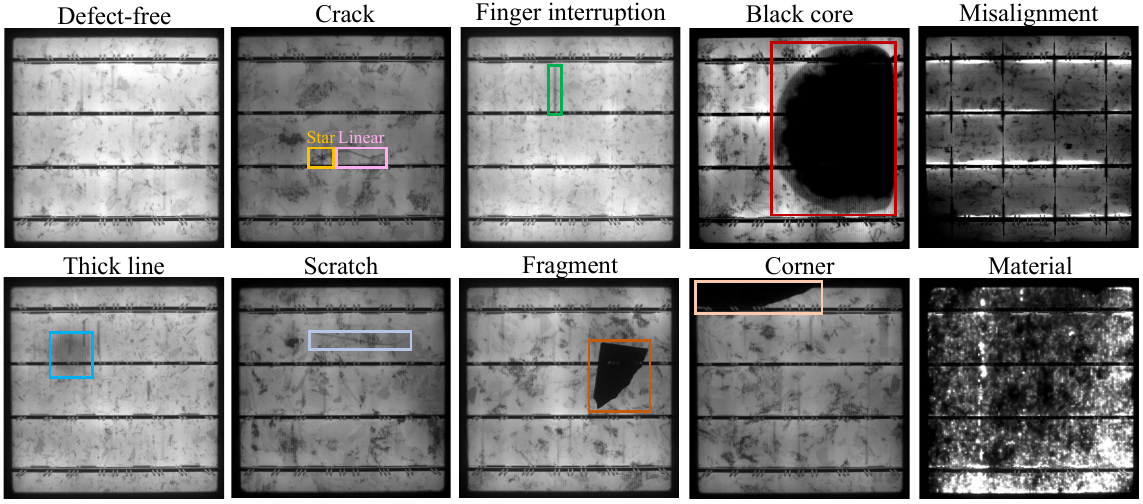
#> input picture 1648282192(1).png, 1143 x 504 px
$ python -i horizontal_flipping.py   (imports and definitions only)
#> lines starting #> are read from the running program, lines starting #| are printed output that depends on the picture
# -*- coding:utf-8 -*-

import cv2
import os
import sys
import re
import xml.etree.ElementTree as ET
from PIL import Image

imgreadpath = 'E:\\Users\\yolov5-develop\\VOCData_EL\\JPEGImages\\'     # 原始jpg存放的文件夹
imgwritepath = 'E:\\Users\\yolov5-develop\\VOCData_EL\\JPEGImages_flip\\'  # 水平翻转后的jpg保存文件夹

xmlreadpath = 'E:\\Users\\yolov5-develop\\VOCData_EL\\Annotations\\'     # 原始xml存放的文件夹
xmlwritepath = 'E:\\Users\\yolov5-develop\\VOCData_EL\\Annotations_flip\\'  # 水平翻转后的xml保存文件夹

# 图像水平翻转
def flitimg(imgname):
#> called with imgname = '1648282192(1).png'
    image = cv2.imread(imgname)
#> image is the input picture: shape (504, 1143, 3); mean B, G, R 126.4, 126.6, 127.2
    name = imgname.split('\\')[-1].split('.')[-2]
    id = imgname.split('\\')[-1].split('.')[0]
    image_f = cv2.flip(image, 1)  # 1：水平翻转
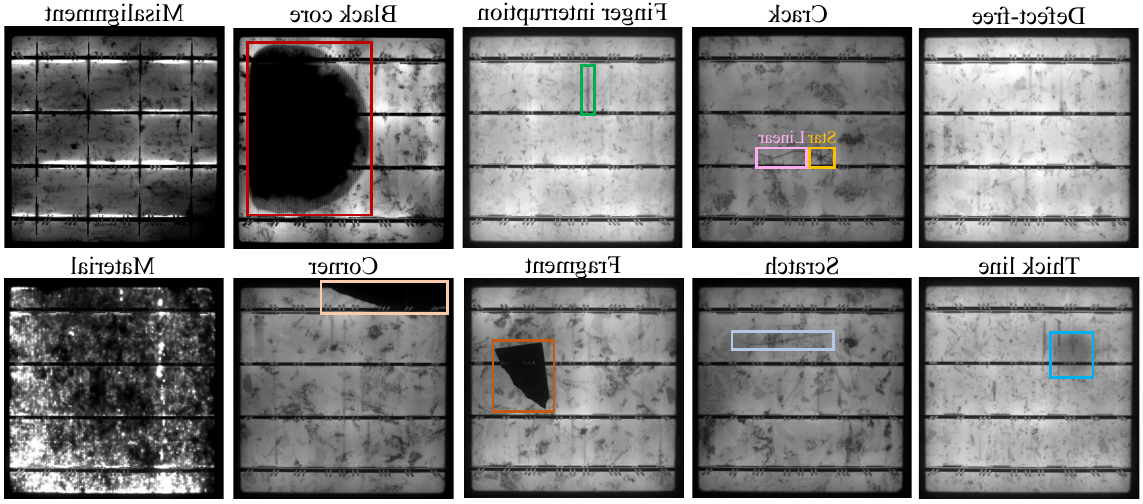
#> image_f: shape (504, 1143, 3); mean B, G, R 126.4, 126.6, 127.2
    cv2.imwrite(imgwritepath + 'f_' + id + '.jpg', image_f)

# xml同步水平翻转
# [70 lines left out: function flitxml, not called in this run]

# [11 lines not run here, left out]

>>> result = flitimg('1648282192(1).png')
